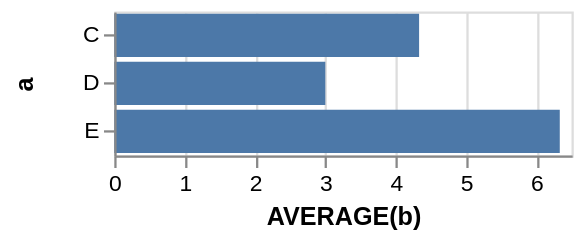

The specification (Vega-Lite) saved for this image:
### Vega specification from a JSON file in a GitHub repository (floating-point values rounded to 4 significant figures)
{"$schema": "https://vega.github.io/schema/vega/v3.0.json", "autosize": "pad", "padding": 5, "style": "cell", "data": [{"name": "source_0", "values": [{"a": "C", "b": 2}, {"a": "C", "b": 7}, {"a": "C", "b": 4}, {"a": "D", "b": 1}, {"a": "D", "b": 2}, {"a": "D", "b": 6}, {"a": "E", "b": 8}, {"a": "E", "b": 4}, {"a": "E", "b": 7}], "format": {"type": "json"}}, {"name": "data_0", "source": "source_0", "transform": [{"type": "formula", "expr": "toNumber(datum[\"b\"])", "as": "b"}, {"type": "aggregate", "groupby": ["a"], "ops": ["average"], "fields": ["b"], "as": ["average_b"]}]}], "signals": [{"name": "width", "update": "200"}, {"name": "y_step", "value": 21}, {"name": "height", "update": "bandspace(domain('y').length, 0.1, 0.05) * y_step"}], "marks": [{"name": "marks", "type": "rect", "style": ["bar"], "from": {"data": "data_0"}, "encode": {"update": {"x": {"scale": "x", "field": "average_b"}, "x2": {"scale": "x", "value": 0}, "y": {"scale": "y", "field": "a"}, "height": {"scale": "y", "band": true}, "fill": {"value": "#4c78a8"}}}}], "scales": [{"name": "x", "type": "linear", "domain": {"data": "data_0", "field": "average_b"}, "range": [0, {"signal": "width"}], "nice": true, "zero": true}, {"name": "y", "type": "band", "domain": {"data": "data_0", "field": "a", "sort": true}, "range": {"step": {"signal": "y_step"}}, "paddingInner": 0.1, "paddingOuter": 0.05}], "axes": [{"scale": "x", "labelOverlap": true, "orient": "bottom", "tickCount": {"signal": "ceil(width/40)"}, "title": "AVERAGE(b)", "zindex": 1}, {"scale": "x", "domain": false, "grid": true, "labels": false, "maxExtent": 0, "minExtent": 0, "orient": "bottom", "tickCount": {"signal": "ceil(width/40)"}, "ticks": false, "zindex": 0, "gridScale": "y"}, {"scale": "y", "orient": "left", "title": "a", "zindex": 1}], "config": {"axisY": {"minExtent": 30}}}
